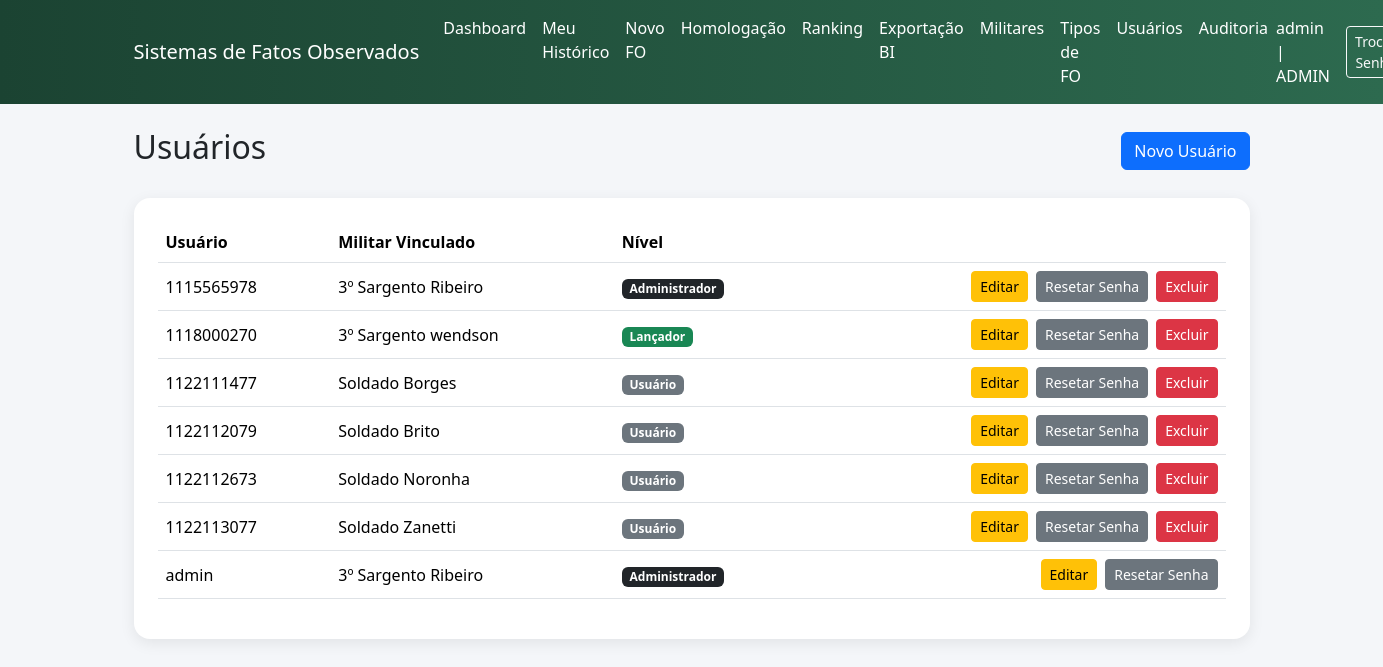
The page /fo/admin/usuarios (signed in) on the database its author committed.
### app/fo/models.py (models this page shows)
class Usuario(db.Model, UserMixin):
    __tablename__ = "usuarios"
    id = db.Column(db.Integer, primary_key=True)
    username = db.Column(db.String(80), unique=True, nullable=False)
    senha_hash = db.Column(db.String(128), nullable=False)
    perfil = db.Column(
        db.String(20),
        nullable=False,
        default="USUARIO"
    )
    militar_id = db.Column(
        db.Integer,
        db.ForeignKey("militares.id", ondelete="RESTRICT"),
        nullable=True
    )
    militar = db.relationship("Militar")

class PostoGraduacao(db.Model):
    __tablename__ = 'posto_graduacao'
    id = db.Column(db.Integer, primary_key=True)
    nome = db.Column(db.String(80), nullable=False)

class Militar(db.Model):
    __tablename__ = "militares"
    id = db.Column(db.Integer, primary_key=True)
    nome_guerra = db.Column(db.String(120), nullable=False)
    identidade_militar = db.Column(db.String(30), unique=True, nullable=False)
    id_posto_graduacao = db.Column(
        db.Integer,
        db.ForeignKey("posto_graduacao.id", ondelete="RESTRICT"),
        nullable=False
    )
    data_de_praca = db.Column(db.Date, nullable=False)
    id_secao = db.Column(
        db.Integer,
        db.ForeignKey("secoes.id", ondelete="RESTRICT"),
        nullable=False
    )
    foto_url = db.Column(db.String(255), nullable=True)
    ativo = db.Column(db.Boolean, default=True, nullable=False)
    posto_graduacao = db.relationship("PostoGraduacao")
    secao = db.relationship("Secao")

### app/fo/routes.py (the view)
@fo_bp.route("/admin/usuarios")
@login_required
@requer_admin
def admin_usuarios():
    usuarios = Usuario.query.order_by(Usuario.username.asc()).all()
    return render_template("fo/admin_usuarios.html", usuarios=usuarios)

### app/fo/permissions.py (called while the page is built)
def perfil_permitido(*perfis):
    def decorator(func):
        @wraps(func)
        def wrapper(*args, **kwargs):
            if not current_user.is_authenticated:
                flash("Faça login para acessar o sistema.", "warning")
                return redirect(url_for("auth.login"))
            if current_user.perfil not in perfis and current_user.perfil != "ADMIN":
                flash("Você não possui permissão para acessar esta área.", "danger")
                if request.referrer:
                    return redirect(request.referrer)
                return redirect(url_for("index"))
            return func(*args, **kwargs)
        return wrapper
    return decorator

### app/templates/fo/admin_usuarios.html (shortened to what this page needs)
{% extends "base.html" %}
{% block content %}
<div class="d-flex justify-content-between align-items-center mb-4">
    <h2>Usuários</h2>
    <a href="{{ url_for('fo.admin_usuario_novo') }}"
       class="btn btn-primary">
        Novo Usuário
    </a>
</div>
<div class="card card-glass p-4">
    <table class="table table-hover align-middle">
        <thead>
            <tr>
                <th>Usuário</th>
                <th>Militar Vinculado</th>
                <th>Nível</th>
                <th></th>
            </tr>
        </thead>
        <tbody>
            {% for usuario in usuarios %}
            <tr>
                <td>{{ usuario.username }}</td>
                <td>
                    {% if usuario.militar %}
                        {{ usuario.militar.posto_graduacao.nome }}
                        {{ usuario.militar.nome_guerra }}
                    {% else %}
                        -
                    {% endif %}
                </td>
                <td>
                    {% if usuario.perfil == "USUARIO" %}
                        <span class="badge bg-secondary">Usuário</span>
                    {% elif usuario.perfil == "LANCADOR" %}
                        <span class="badge bg-success">Lançador</span>
                    {% elif usuario.perfil == "CADASTRADOR" %}
                        <span class="badge bg-primary">Cadastrador</span>
                    {% elif usuario.perfil == "BOLETIM" %}
                        <span class="badge bg-info">Boletim</span>
                    {% elif usuario.perfil == "HOMOLOGADOR" %}
                        <span class="badge bg-warning text-dark">Homologador</span>
                    {% elif usuario.perfil == "ADMIN" %}
                        <span class="badge bg-dark">Administrador</span>
                    {% else %}
                        <span class="badge bg-light text-dark">{{ usuario.perfil }}</span>
                    {% endif %}
                </td>
                <td class="text-end">
                    <div class="d-flex justify-content-end gap-2">
                        <a href="{{ url_for('fo.admin_usuario_editar', usuario_id=usuario.id) }}"
                        class="btn btn-sm btn-warning">
                        Editar
                        </a>
                        {% if usuario.militar %}
                        <form method="POST"
                            action="{{ url_for('fo.admin_usuario_resetar_senha', usuario_id=usuario.id) }}"
                            onsubmit="return confirm('Resetar a senha deste usuário para a identidade militar?');">
                            <button class="btn btn-sm btn-secondary">
                                Resetar Senha
                            </button>
                        </form>
                        {% endif %}
                        {% if usuario.id != current_user.id %}
                        <form method="POST"
                            action="{{ url_for('fo.admin_usuario_excluir', usuario_id=usuario.id) }}"
                            onsubmit="return confirm('Tem certeza que deseja excluir este usuário?');">
                            <button class="btn btn-sm btn-danger">
                            Excluir
                            </button>
                        </form>
                    {% endif %}
                    </div>
                </td>
            </tr>
            {% endfor %}
        </tbody>
    </table>
</div>
{% endblock %}

### app/templates/base.html (shortened to what this page needs)
<!DOCTYPE html>
<html lang="pt-BR">
<head>
    <link href="https://cdn.jsdelivr.net/npm/bootstrap@5.3.3/dist/css/bootstrap.min.css" rel="stylesheet">
</head>
<body>
<nav class="navbar navbar-expand-lg navbar-dark navbar-custom mb-4">
    <div class="container">
        <a class="navbar-brand"
            href="{{ url_for('fo.dashboard' )}}">
        Sistemas de Fatos Observados
        </a>
        <div class="collapse navbar-collapse"
            id="navbarNav">
            {% if current_user.is_authenticated %}
            <ul class="navbar-nav me-auto">
                <li class="nav-item">
                    <a class="nav-link" href="{{ url_for('fo.dashboard') }}">
                        Dashboard
                    </a>
                </li>
                {% if current_user.perfil in ["USUARIO", "LANCADOR", "ADMIN"] %}
                    <li class="nav-item">
                        <a class="nav-link" href="{{ url_for('fo.meu_historico') }}">
                            Meu Histórico
                        </a>
                    </li>
                {% endif %}
                {% if current_user.perfil in ["LANCADOR", "HOMOLOGADOR", "ADMIN"] %}
                    <li class="nav-item">
                        <a class="nav-link" href="{{ url_for('fo.novo_fo') }}">
                            Novo FO
                        </a>
                    </li>
                    <li class="nav-item">
                        <a class="nav-link" href="{{ url_for('fo.homologacao') }}">
                            Homologação
                        </a>
                    </li>
                {% endif %}
                {% if current_user.perfil in ["USUARIO", "LANCADOR", "HOMOLOGADOR", "ADMIN"] %}
                    <li class="nav-item">
                        <a class="nav-link" href="{{ url_for('fo.ranking') }}">
                            Ranking
                        </a>
                    </li>
                {% endif %}
                {% if current_user.perfil in ["BOLETIM", "ADMIN"] %}
                    <li class="nav-item">
                        <a class="nav-link" href="{{ url_for('fo.exportacao') }}">
                            Exportação BI
                        </a>
                    </li>
                {% endif %}
                {% if current_user.perfil in ["CADASTRADOR", "ADMIN"] %}
                    <li class="nav-item">
                        <a class="nav-link" href="{{ url_for('fo.admin_militares') }}">
                            Militares
                        </a>
                    </li>
                {% endif %}
                {% if current_user.perfil == "ADMIN" %}
                    <li class="nav-item">
                        <a class="nav-link" href="{{ url_for('fo.admin_tipos') }}">
                            Tipos de FO
                        </a>
                    </li>
                    <li class="nav-item">
                        <a class="nav-link" href="{{ url_for('fo.admin_usuarios') }}">
                            Usuários
                        </a>
                    </li>
                    <li class="nav-item">
                        <a class="nav-link" href="{{ url_for('fo.admin_auditoria') }}">
                            Auditoria
                        </a>
                    </li>
                {% endif %}
            </ul>
            <div class="d-flex align-items-center gap-3">
                <span class="navbar-text">
                    {{ current_user.username }} | {{ current_user.perfil }}
                </span>
                <a class="btn btn-outline-light btn-sm"
                href="{{ url_for('auth.trocar_senha') }}">
                Trocar Senha
                </a>
            </div>
            {% endif %}
        </div>
    </div>
</nav>
<div class="toast-container position-fixed top-0 end-0 p-3"
     style="z-index: 9999;">
</div>
<main class="container">
    {% block content %}{% endblock %}
</main>
</body>
</html>

### app/templates/base.html (style rules this page uses)
body { background: #f4f6f9; }
.navbar-custom { background: linear-gradient(90deg, #1b4332, #2d6a4f); }
.navbar-brand, .nav-link, .navbar-text { color:white !important; }
.card-glass { border-radius: 16px; border:none; box-shadow: 0 4px 15px rgba(0,0,0,0.08); }

### rows shown on the page
Usuario: username "admin", perfil "ADMIN", militar.posto_graduacao.nome "3º Sargento", militar.nome_guerra "Ribeiro", shows "Administrador"
Usuario: username "1115565978", militar.posto_graduacao.nome "3º Sargento", militar.nome_guerra "Ribeiro", perfil "Administrador"
Usuario: username "1118000270", militar.posto_graduacao.nome "3º Sargento", militar.nome_guerra "wendson", perfil "Lançador"
Usuario: username "1122111477", militar.posto_graduacao.nome "Soldado", militar.nome_guerra "Borges", perfil "Usuário"
Usuario: username "1122112079", militar.posto_graduacao.nome "Soldado", militar.nome_guerra "Brito", perfil "Usuário"
Usuario: username "1122112673", militar.posto_graduacao.nome "Soldado", militar.nome_guerra "Noronha", perfil "Usuário"
Usuario: username "1122113077", militar.posto_graduacao.nome "Soldado", militar.nome_guerra "Zanetti", perfil "Usuário"
